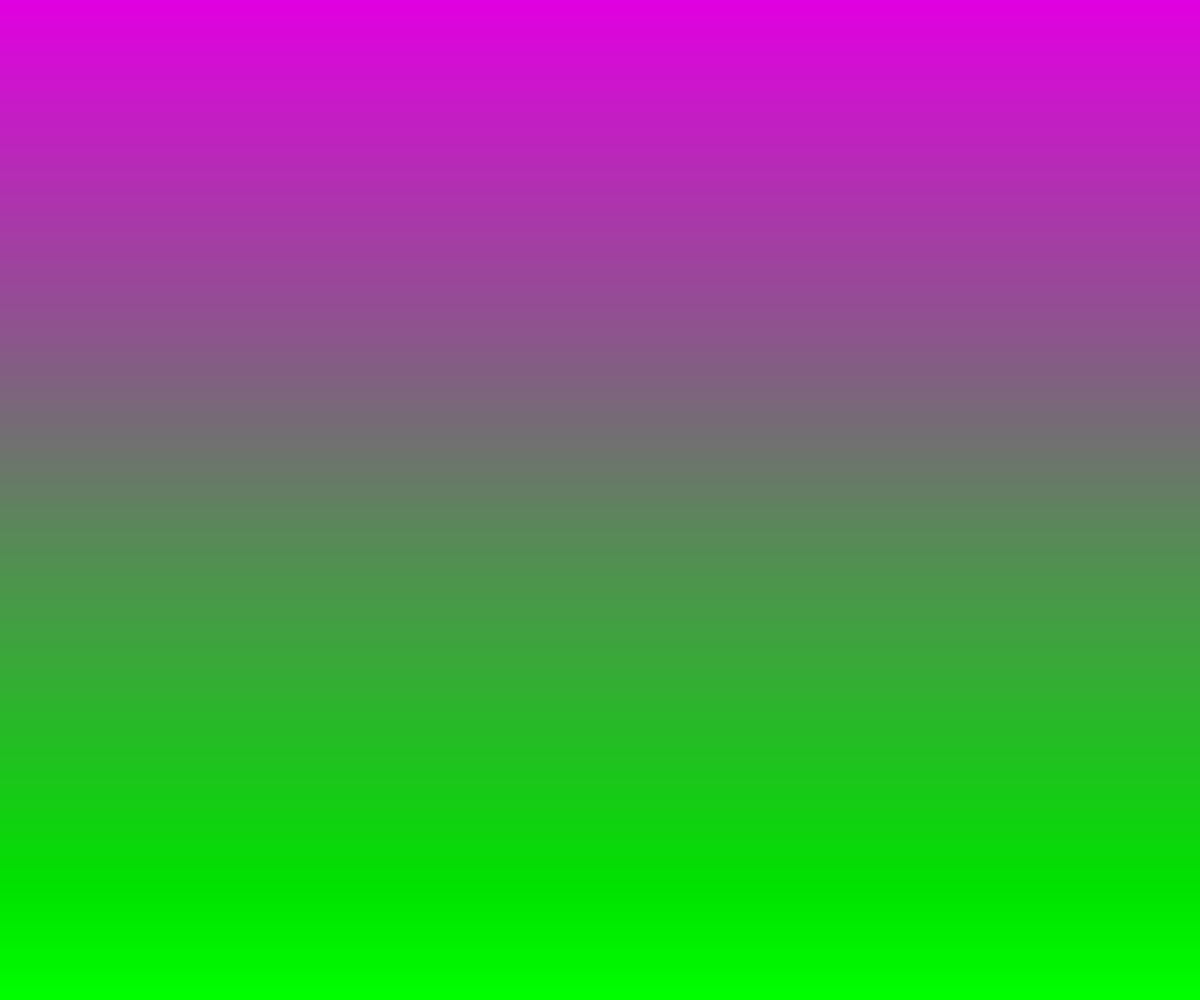
Frame 1 (no input)
Frame 60 (no input): identical to frame 1, image omitted
Frame 120 (the mouse pressed at the canvas centre since frame 60): identical to frame 1, image omitted

The p5.js sketch that drew this single still picture (run headless with seeded random() and noise() and a simulated clock; from frame 60 on, the mouse is pressed at the canvas centre):

// p5.js sketch
// ── sketch.js
// Project Title
// Your Name
// Date
//
// Extra for Experts:
// - describe what you did to take this project "above and beyond"


function setup() {
  createCanvas(windowWidth, windowHeight);
  grade()
}

function draw() {
grade()
  
}


function grade(){
 let h = 1
 let y=0
  while(y<= height){
    noStroke();
    let mapped = map(y,0,height,0,255)
    let flip = 225 - mapped
    fill(flip,mapped,flip)
    rect(0,y,width,h)
    y+=h

  }
}
